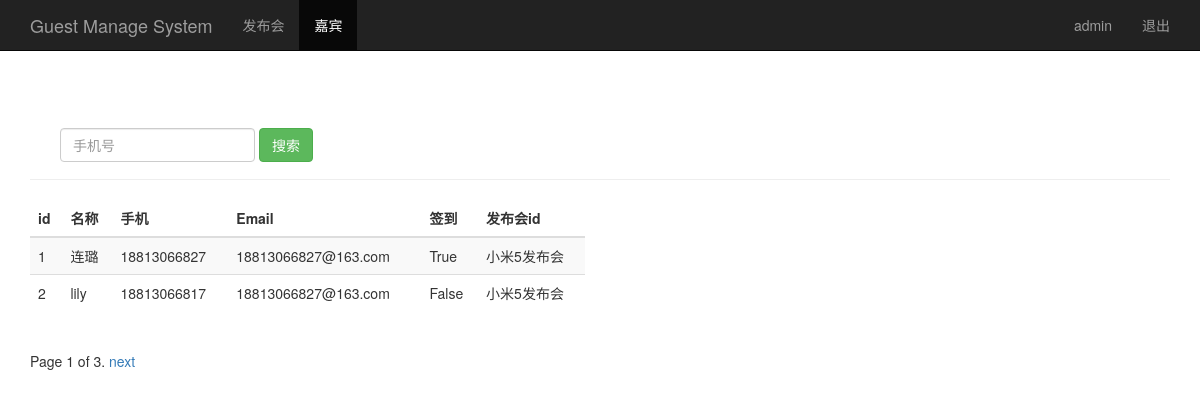
The page /guest_manage/ (signed in) on the database its author committed.
### sign/models.py (models this page shows, shortened)
class Guest(models.Model):
    event = models.ForeignKey(Event)     #关联发布会ID
    realname = models.CharField(max_length=64)      #姓名
    phone = models.CharField(max_length=16)        #手机号
    email = models.EmailField()       #邮箱
    sign = models.BooleanField()      #签到状态
    create_time = models.DateTimeField(auto_now=True)  #创建时间（自动获取当前时间）
    class Meta:
        unique_together = ('event','phone')

class Event(models.Model):
    name = models.CharField(max_length=100)  #发布会标题
    limit = models.IntegerField()       #参加人数
    status = models.BooleanField()      #状态
    address = models.CharField(max_length=200)   #地址
    start_time = models.DateTimeField('events time')  #发布会时间
    create_time = models.DateTimeField('auto_now=True')  #创建时间(自动获取当前时间)
    def __str__(self):
        return  self.name

### sign/views.py (the view)
# urls.py: url(r'^guest_manage/$',views.guest_manage),
@login_required
def guest_manage(request):
    guest_list = Guest.objects.all()
    username = request.session.get('username', '')
    paginator = Paginator(guest_list, 2)
    page = request.GET.get('page')
    try:
        contacts = paginator.page(page)
    except PageNotAnInteger:
        contacts = paginator.page(1)
    except EmptyPage:
        contacts = paginator.page(paginator.num_pages)
    return render(request, "guest_manage.html", {"user": username, "guests": contacts})

### sign/templates/guest_manage.html (shortened to what this page needs)
<!DOCTYPE html>
<html lang="zh-CN">
    <head>
        {% load bootstrap3 %}
        {% bootstrap_css %}
    </head>
    <nav class="navbar navbar-inverse navbar-fixed-top">
      <div class="container">
        <div class="navbar-header">
          <a class="navbar-brand" href="/guest_manage/">Guest Manage System</a>
        </div>
        <div id="navbar" class="collapse navbar-collapse">
          <ul class="nav navbar-nav">
            <li><a href="/event_manage/">发布会</a></li>
            <li class="active"><a href="#about">嘉宾</a></li>
          </ul>
          <ul class="nav navbar-nav navbar-right">
           <li><a href="#">{{user}}</a></li>
           <li><a href="/logout/">退出</a></li>
         </ul>
        </div>
      </div>
    </nav>
    <div class="container theme-showcase" role="main">
      <div class="page-header" style="padding-top:80px; ">
        <div id="navbar" class="navbar-collapse collapse">
          <form class="navbar-form" method="get" action="/search_phone/">
            <div class="form-group">
              <input name="phone" type="text" placeholder="手机号" class="form-control">
            </div>
            <button type="submit" class="btn btn-success">搜索</button>
          </form>
        </div>
      </div>
      <div class="row">
        <div class="col-md-6">
          <table class="table table-striped">
            <thead>
              <tr>
                <th>id</th>
                <th>名称</th>
                <th>手机</th>
                <th>Email</th>
                <th>签到</th>
                <th>发布会id</th>
              </tr>
            </thead>
            <tbody>
              {% for guest in guests %}
                <tr>
                  <td>{{ guest.id }}</td>
                  <td>{{ guest.realname }}</td>
                  <td>{{ guest.phone }}</td>
                  <td>{{ guest.email }}</td>
                  <td>{{ guest.sign }}</td>
                  <td>{{ guest.event }}</td>
                </tr>
             {% endfor %}
            </tbody>
          </table>
        </div>
      </div>
    <div class="pagination">
      <span class="step-links">
          <span class="current">
            Page {{ guests.number }} of {{ guests.paginator.num_pages }}.
          </span>
        {% if guests.has_next %}
          {% if phone %}
            <a href="?phone={{ phone }}&page={{ guests.next_page_number }}">next</a>
          {% else %}
           <a href="?page={{ guests.next_page_number }}">next</a>
          {% endif %}
        {% endif %}
      </span>
    </div>
</div>
</html>

### rows shown on the page
Guest: id "1", realname "连璐", phone "18813066827", email "18813066827@163.com", sign "True", event "小米5发布会"
Guest: id "2", realname "lily", phone "18813066817", email "18813066827@163.com", sign "False", event "小米5发布会"

### other values the page prints
{{ user }} "admin"
{{ guests.number }} "1"
{{ guests.paginator.num_pages }} "3"
